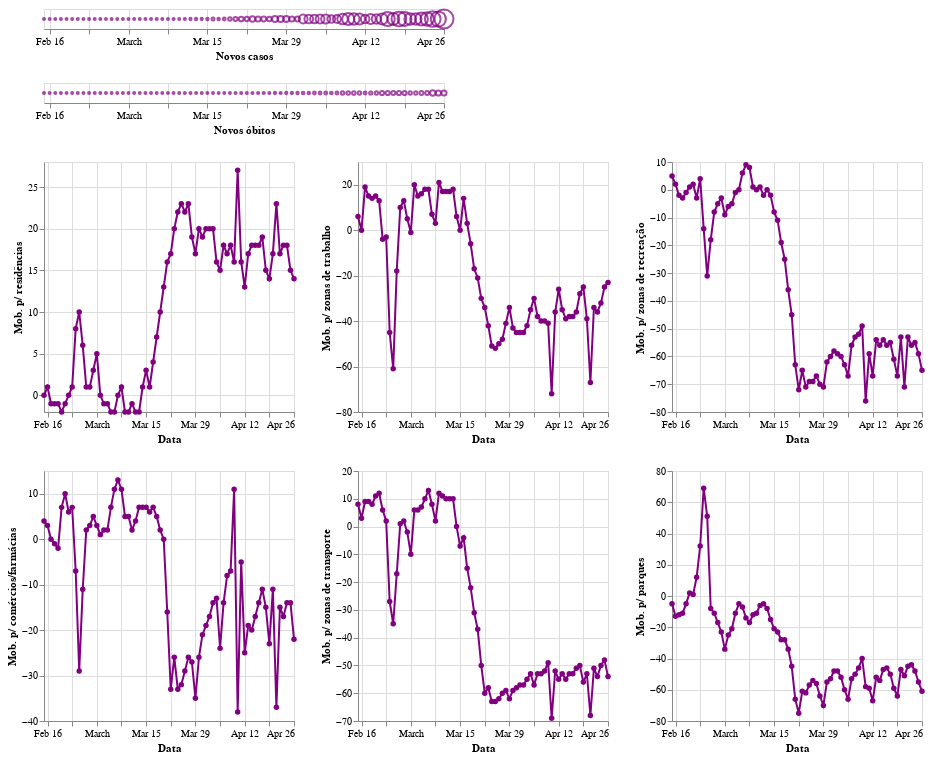

The notebook cell this image was saved under:
### Code cell
import altair as alt

brush = alt.selection(type='interval', encodings=['x'], resolve='global')

base = alt.Chart(br).mark_line(point=True).encode(
    alt.X('date:T', title='Data'),
    color=alt.condition(brush, alt.ColorValue('purple'), alt.ColorValue('gray')),
).add_selection(
    brush
).properties(
    width=250,
    height=250
)

bars = bars = alt.Chart(br).mark_point().encode(
    alt.X('date:T', title='Novos casos'),
    alt.Size('new_cases:Q', legend=None),
    color=alt.condition(brush, alt.ColorValue('purple'), alt.ColorValue('gray'))
).add_selection(
    brush
)

bars2 = alt.Chart(br).mark_point().encode(
    alt.X('date:T', title='Novos óbitos'),
    alt.Size('new_deaths:Q', legend=None),
    color=alt.condition(brush, alt.ColorValue('purple'), alt.ColorValue('gray'))
).add_selection(
    brush
)

alt.vconcat(alt.vconcat(bars,bars2),
           alt.hconcat(base.encode(alt.Y('residential:Q', title='Mob. p/ residências')), 
                       base.encode(alt.Y('workplaces:Q', title='Mob. p/ zonas de trabalho')), 
                       base.encode(alt.Y('retail_recreation:Q', title='Mob. p/ zonas de recreação'))),
           alt.hconcat(base.encode(alt.Y('grocery_pharmacy:Q', title='Mob. p/ comércios/farmácias')), 
                       base.encode(alt.Y('transit_stations:Q', title='Mob. p/ zonas de transporte')), 
                       base.encode(alt.Y('parks:Q', title='Mob. p/ parques'))))

### Figure 1 — Vega-Lite specification as saved in the notebook (floating-point values rounded to 4 significant figures)
{"config": {"view": {"continuousWidth": 400, "continuousHeight": 300}}, "vconcat": [{"vconcat": [{"mark": "point", "encoding": {"color": {"condition": {"value": "purple", "selection": "selector003"}, "value": "gray"}, "size": {"type": "quantitative", "field": "new_cases", "legend": null}, "x": {"type": "temporal", "field": "date", "title": "Novos casos"}}, "selection": {"selector003": {"type": "interval", "encodings": ["x"], "resolve": "global"}}}, {"mark": "point", "encoding": {"color": {"condition": {"value": "purple", "selection": "selector003"}, "value": "gray"}, "size": {"type": "quantitative", "field": "new_deaths", "legend": null}, "x": {"type": "temporal", "field": "date", "title": "Novos óbitos"}}, "selection": {"selector003": {"type": "interval", "encodings": ["x"], "resolve": "global"}}}]}, {"hconcat": [{"mark": {"type": "line", "point": true}, "encoding": {"color": {"condition": {"value": "purple", "selection": "selector003"}, "value": "gray"}, "x": {"type": "temporal", "field": "date", "title": "Data"}, "y": {"type": "quantitative", "field": "residential", "title": "Mob. p/ residências"}}, "height": 250, "selection": {"selector003": {"type": "interval", "encodings": ["x"], "resolve": "global"}}, "width": 250}, {"mark": {"type": "line", "point": true}, "encoding": {"color": {"condition": {"value": "purple", "selection": "selector003"}, "value": "gray"}, "x": {"type": "temporal", "field": "date", "title": "Data"}, "y": {"type": "quantitative", "field": "workplaces", "title": "Mob. p/ zonas de trabalho"}}, "height": 250, "selection": {"selector003": {"type": "interval", "encodings": ["x"], "resolve": "global"}}, "width": 250}, {"mark": {"type": "line", "point": true}, "encoding": {"color": {"condition": {"value": "purple", "selection": "selector003"}, "value": "gray"}, "x": {"type": "temporal", "field": "date", "title": "Data"}, "y": {"type": "quantitative", "field": "retail_recreation", "title": "Mob. p/ zonas de recreação"}}, "height": 250, "selection": {"selector003": {"type": "interval", "encodings": ["x"], "resolve": "global"}}, "width": 250}]}, {"hconcat": [{"mark": {"type": "line", "point": true}, "encoding": {"color": {"condition": {"value": "purple", "selection": "selector003"}, "value": "gray"}, "x": {"type": "temporal", "field": "date", "title": "Data"}, "y": {"type": "quantitative", "field": "grocery_pharmacy", "title": "Mob. p/ comércios/farmácias"}}, "height": 250, "selection": {"selector003": {"type": "interval", "encodings": ["x"], "resolve": "global"}}, "width": 250}, {"mark": {"type": "line", "point": true}, "encoding": {"color": {"condition": {"value": "purple", "selection": "selector003"}, "value": "gray"}, "x": {"type": "temporal", "field": "date", "title": "Data"}, "y": {"type": "quantitative", "field": "transit_stations", "title": "Mob. p/ zonas de transporte"}}, "height": 250, "selection": {"selector003": {"type": "interval", "encodings": ["x"], "resolve": "global"}}, "width": 250}, {"mark": {"type": "line", "point": true}, "encoding": {"color": {"condition": {"value": "purple", "selection": "selector003"}, "value": "gray"}, "x": {"type": "temporal", "field": "date", "title": "Data"}, "y": {"type": "quantitative", "field": "parks", "title": "Mob. p/ parques"}}, "height": 250, "selection": {"selector003": {"type": "interval", "encodings": ["x"], "resolve": "global"}}, "width": 250}]}], "data": {"name": "data-1486ca094edc93fb85a22ea4430b7647"}, "$schema": "https://vega.github.io/schema/vega-lite/v4.8.1.json", "datasets": {"data-1486ca094edc93fb85a22ea4430b7647": [{"locality_code": "BR", "locality_name": "Brazil", "date": "2020-02-15", "new_cases": 0, "new_deaths": 0, "retail_recreation": 5.0, "grocery_pharmacy": 4.0, "parks": -5.0, "transit_stations": 8.0, "workplaces": 6.0, "residential": 0.0}, {"locality_code": "BR", "locality_name": "Brazil", "date": "2020-02-16", "new_cases": 0, "new_deaths": 0, "retail_recreation": 2.0, "grocery_pharmacy": 3.0, "parks": -13.0, "transit_stations": 3.0, "workplaces": 0.0, "residential": 1.0}, {"locality_code": "BR", "locality_name": "Brazil", "date": "2020-02-17", "new_cases": 0, "new_deaths": 0, "retail_recreation": -2.0, "grocery_pharmacy": 0.0, "parks": -12.0, "transit_stations": 9.0, "workplaces": 19.0, "residential": -1.0}, {"locality_code": "BR", "locality_name": "Brazil", "date": "2020-02-18", "new_cases": 0, "new_deaths": 0, "retail_recreation": -3.0, "grocery_pharmacy": -1.0, "parks": -11.0, "transit_stations": 9.0, "workplaces": 15.0, "residential": -1.0}, {"locality_code": "BR", "locality_name": "Brazil", "date": "2020-02-19", "new_cases": 0, "new_deaths": 0, "retail_recreation": -1.0, "grocery_pharmacy": -2.0, "parks": -5.0, "transit_stations": 8.0, "workplaces": 14.0, "residential": -1.0}, {"locality_code": "BR", "locality_name": "Brazil", "date": "2020-02-20", "new_cases": 0, "new_deaths": 0, "retail_recreation": 1.0, "grocery_pharmacy": 7.0, "parks": 2.0, "transit_stations": 11.0, "workplaces": 15.0, "residential": -2.0}, {"locality_code": "BR", "locality_name": "Brazil", "date": "2020-02-21", "new_cases": 0, "new_deaths": 0, "retail_recreation": 2.0, "grocery_pharmacy": 10.0, "parks": 1.0, "transit_stations": 12.0, "workplaces": 13.0, "residential": -1.0}, {"locality_code": "BR", "locality_name": "Brazil", "date": "2020-02-22", "new_cases": 0, "new_deaths": 0, "retail_recreation": -3.0, "grocery_pharmacy": 6.0, "parks": 12.0, "transit_stations": 6.0, "workplaces": -4.0, "residential": 0.0}, {"locality_code": "BR", "locality_name": "Brazil", "date": "2020-02-23", "new_cases": 0, "new_deaths": 0, "retail_recreation": 4.0, "grocery_pharmacy": 7.0, "parks": 32.0, "transit_stations": 2.0, "workplaces": -3.0, "residential": 1.0}, {"locality_code": "BR", "locality_name": "Brazil", "date": "2020-02-24", "new_cases": 0, "new_deaths": 0, "retail_recreation": -14.0, "grocery_pharmacy": -7.0, "parks": 69.0, "transit_stations": -27.0, "workplaces": -45.0, "residential": 8.0}, {"locality_code": "BR", "locality_name": "Brazil", "date": "2020-02-25", "new_cases": 0, "new_deaths": 0, "retail_recreation": -31.0, "grocery_pharmacy": -29.0, "parks": 51.0, "transit_stations": -35.0, "workplaces": -61.0, "residential": 10.0}, {"locality_code": "BR", "locality_name": "Brazil", "date": "2020-02-26", "new_cases": 1, "new_deaths": 0, "retail_recreation": -18.0, "grocery_pharmacy": -11.0, "parks": -8.0, "transit_stations": -17.0, "workplaces": -18.0, "residential": 6.0}, {"locality_code": "BR", "locality_name": "Brazil", "date": "2020-02-27", "new_cases": 0, "new_deaths": 0, "retail_recreation": -8.0, "grocery_pharmacy": 2.0, "parks": -11.0, "transit_stations": 1.0, "workplaces": 10.0, "residential": 1.0}, {"locality_code": "BR", "locality_name": "Brazil", "date": "2020-02-28", "new_cases": 0, "new_deaths": 0, "retail_recreation": -5.0, "grocery_pharmacy": 3.0, "parks": -17.0, "transit_stations": 2.0, "workplaces": 13.0, "residential": 1.0}, {"locality_code": "BR", "locality_name": "Brazil", "date": "2020-02-29", "new_cases": 0, "new_deaths": 0, "retail_recreation": -3.0, "grocery_pharmacy": 5.0, "parks": -23.0, "transit_stations": -2.0, "workplaces": 5.0, "residential": 3.0}, {"locality_code": "BR", "locality_name": "Brazil", "date": "2020-03-01", "new_cases": 1, "new_deaths": 0, "retail_recreation": -9.0, "grocery_pharmacy": 3.0, "parks": -34.0, "transit_stations": -10.0, "workplaces": -1.0, "residential": 5.0}, {"locality_code": "BR", "locality_name": "Brazil", "date": "2020-03-02", "new_cases": 0, "new_deaths": 0, "retail_recreation": -6.0, "grocery_pharmacy": 1.0, "parks": -25.0, "transit_stations": 6.0, "workplaces": 20.0, "residential": 0.0}, {"locality_code": "BR", "locality_name": "Brazil", "date": "2020-03-03", "new_cases": 0, "new_deaths": 0, "retail_recreation": -5.0, "grocery_pharmacy": 2.0, "parks": -21.0, "transit_stations": 6.0, "workplaces": 15.0, "residential": -1.0}, {"locality_code": "BR", "locality_name": "Brazil", "date": "2020-03-04", "new_cases": 0, "new_deaths": 0, "retail_recreation": -1.0, "grocery_pharmacy": 2.0, "parks": -11.0, "transit_stations": 7.0, "workplaces": 16.0, "residential": -1.0}, {"locality_code": "BR", "locality_name": "Brazil", "date": "2020-03-05", "new_cases": 1, "new_deaths": 0, "retail_recreation": 0.0, "grocery_pharmacy": 7.0, "parks": -5.0, "transit_stations": 10.0, "workplaces": 18.0, "residential": -2.0}, {"locality_code": "BR", "locality_name": "Brazil", "date": "2020-03-06", "new_cases": 5, "new_deaths": 0, "retail_recreation": 6.0, "grocery_pharmacy": 11.0, "parks": -7.0, "transit_stations": 13.0, "workplaces": 18.0, "residential": -2.0}, {"locality_code": "BR", "locality_name": "Brazil", "date": "2020-03-07", "new_cases": 5, "new_deaths": 0, "retail_recreation": 9.0, "grocery_pharmacy": 13.0, "parks": -14.0, "transit_stations": 8.0, "workplaces": 7.0, "residential": 0.0}, {"locality_code": "BR", "locality_name": "Brazil", "date": "2020-03-08", "new_cases": 0, "new_deaths": 0, "retail_recreation": 8.0, "grocery_pharmacy": 11.0, "parks": -17.0, "transit_stations": 2.0, "workplaces": 3.0, "residential": 1.0}, {"locality_code": "BR", "locality_name": "Brazil", "date": "2020-03-09", "new_cases": 12, "new_deaths": 0, "retail_recreation": 1.0, "grocery_pharmacy": 5.0, "parks": -12.0, "transit_stations": 12.0, "workplaces": 21.0, "residential": -2.0}, {"locality_code": "BR", "locality_name": "Brazil", "date": "2020-03-10", "new_cases": 0, "new_deaths": 0, "retail_recreation": 0.0, "grocery_pharmacy": 5.0, "parks": -11.0, "transit_stations": 11.0, "workplaces": 17.0, "residential": -2.0}, {"locality_code": "BR", "locality_name": "Brazil", "date": "2020-03-11", "new_cases": 9, "new_deaths": 0, "retail_recreation": 1.0, "grocery_pharmacy": 2.0, "parks": -6.0, "transit_stations": 10.0, "workplaces": 17.0, "residential": -1.0}, {"locality_code": "BR", "locality_name": "Brazil", "date": "2020-03-12", "new_cases": 18, "new_deaths": 0, "retail_recreation": -2.0, "grocery_pharmacy": 4.0, "parks": -5.0, "transit_stations": 10.0, "workplaces": 17.0, "residential": -2.0}, {"locality_code": "BR", "locality_name": "Brazil", "date": "2020-03-13", "new_cases": 25, "new_deaths": 0, "retail_recreation": 0.0, "grocery_pharmacy": 7.0, "parks": -8.0, "transit_stations": 10.0, "workplaces": 18.0, "residential": -2.0}, {"locality_code": "BR", "locality_name": "Brazil", "date": "2020-03-14", "new_cases": 21, "new_deaths": 0, "retail_recreation": -2.0, "grocery_pharmacy": 7.0, "parks": -15.0, "transit_stations": 0.0, "workplaces": 6.0, "residential": 1.0}, {"locality_code": "BR", "locality_name": "Brazil", "date": "2020-03-15", "new_cases": 23, "new_deaths": 0, "retail_recreation": -8.0, "grocery_pharmacy": 7.0, "parks": -21.0, "transit_stations": -7.0, "workplaces": 0.0, "residential": 3.0}, {"locality_code": "BR", "locality_name": "Brazil", "date": "2020-03-16", "new_cases": 79, "new_deaths": 0, "retail_recreation": -11.0, "grocery_pharmacy": 6.0, "parks": -23.0, "transit_stations": -4.0, "workplaces": 14.0, "residential": 1.0}, {"locality_code": "BR", "locality_name": "Brazil", "date": "2020-03-17", "new_cases": 34, "new_deaths": 0, "retail_recreation": -19.0, "grocery_pharmacy": 7.0, "parks": -28.0, "transit_stations": -15.0, "workplaces": 3.0, "residential": 4.0}, {"locality_code": "BR", "locality_name": "Brazil", "date": "2020-03-18", "new_cases": 57, "new_deaths": 1, "retail_recreation": -25.0, "grocery_pharmacy": 5.0, "parks": -28.0, "transit_stations": -22.0, "workplaces": -6.0, "residential": 7.0}, {"locality_code": "BR", "locality_name": "Brazil", "date": "2020-03-19", "new_cases": 137, "new_deaths": 3, "retail_recreation": -36.0, "grocery_pharmacy": 2.0, "parks": -34.0, "transit_stations": -31.0, "workplaces": -17.0, "residential": 10.0}, {"locality_code": "BR", "locality_name": "Brazil", "date": "2020-03-20", "new_cases": 193, "new_deaths": 2, "retail_recreation": -45.0, "grocery_pharmacy": 0.0, "parks": -45.0, "transit_stations": -37.0, "workplaces": -21.0, "residential": 13.0}, {"locality_code": "BR", "locality_name": "Brazil", "date": "2020-03-21", "new_cases": 283, "new_deaths": 5, "retail_recreation": -63.0, "grocery_pharmacy": -16.0, "parks": -66.0, "transit_stations": -50.0, "workplaces": -30.0, "residential": 16.0}, {"locality_code": "BR", "locality_name": "Brazil", "date": "2020-03-22", "new_cases": 224, "new_deaths": 7, "retail_recreation": -72.0, "grocery_pharmacy": -33.0, "parks": -75.0, "transit_stations": -60.0, "workplaces": -34.0, "residential": 17.0}, {"locality_code": "BR", "locality_name": "Brazil", "date": "2020-03-23", "new_cases": 418, "new_deaths": 7, "retail_recreation": -65.0, "grocery_pharmacy": -26.0, "parks": -61.0, "transit_stations": -58.0, "workplaces": -42.0, "residential": 20.0}, {"locality_code": "BR", "locality_name": "Brazil", "date": "2020-03-24", "new_cases": 345, "new_deaths": 9, "retail_recreation": -71.0, "grocery_pharmacy": -33.0, "parks": -62.0, "transit_stations": -63.0, "workplaces": -51.0, "residential": 22.0}, {"locality_code": "BR", "locality_name": "Brazil", "date": "2020-03-25", "new_cases": 310, "new_deaths": 12, "retail_recreation": -69.0, "grocery_pharmacy": -32.0, "parks": -57.0, "transit_stations": -63.0, "workplaces": -52.0, "residential": 23.0}, {"locality_code": "BR", "locality_name": "Brazil", "date": "2020-03-26", "new_cases": 232, "new_deaths": 11, "retail_recreation": -69.0, "grocery_pharmacy": -29.0, "parks": -54.0, "transit_stations": -62.0, "workplaces": -50.0, "residential": 22.0}, {"locality_code": "BR", "locality_name": "Brazil", "date": "2020-03-27", "new_cases": 482, "new_deaths": 20, "retail_recreation": -67.0, "grocery_pharmacy": -26.0, "parks": -56.0, "transit_stations": -60.0, "workplaces": -48.0, "residential": 23.0}, {"locality_code": "BR", "locality_name": "Brazil", "date": "2020-03-28", "new_cases": 502, "new_deaths": 15, "retail_recreation": -70.0, "grocery_pharmacy": -27.0, "parks": -64.0, "transit_stations": -59.0, "workplaces": -41.0, "residential": 19.0}, {"locality_code": "BR", "locality_name": "Brazil", "date": "2020-03-29", "new_cases": 487, "new_deaths": 22, "retail_recreation": -71.0, "grocery_pharmacy": -35.0, "parks": -70.0, "transit_stations": -62.0, "workplaces": -34.0, "residential": 17.0}, {"locality_code": "BR", "locality_name": "Brazil", "date": "2020-03-30", "new_cases": 352, "new_deaths": 22, "retail_recreation": -62.0, "grocery_pharmacy": -26.0, "parks": -55.0, "transit_stations": -59.0, "workplaces": -43.0, "residential": 20.0}, {"locality_code": "BR", "locality_name": "Brazil", "date": "2020-03-31", "new_cases": 323, "new_deaths": 23, "retail_recreation": -60.0, "grocery_pharmacy": -21.0, "parks": -53.0, "transit_stations": -58.0, "workplaces": -45.0, "residential": 19.0}, {"locality_code": "BR", "locality_name": "Brazil", "date": "2020-04-01", "new_cases": 1138, "new_deaths": 42, "retail_recreation": -58.0, "grocery_pharmacy": -19.0, "parks": -48.0, "transit_stations": -57.0, "workplaces": -45.0, "residential": 20.0}, {"locality_code": "BR", "locality_name": "Brazil", "date": "2020-04-02", "new_cases": 1119, "new_deaths": 40, "retail_recreation": -59.0, "grocery_pharmacy": -17.0, "parks": -48.0, "transit_stations": -57.0, "workplaces": -45.0, "residential": 20.0}, {"locality_code": "BR", "locality_name": "Brazil", "date": "2020-04-03", "new_cases": 1074, "new_deaths": 58, "retail_recreation": -60.0, "grocery_pharmacy": -14.0, "parks": -52.0, "transit_stations": -55.0, "workplaces": -42.0, "residential": 20.0}, {"locality_code": "BR", "locality_name": "Brazil", "date": "2020-04-04", "new_cases": 1146, "new_deaths": 60, "retail_recreation": -63.0, "grocery_pharmacy": -13.0, "parks": -60.0, "transit_stations": -53.0, "workplaces": -35.0, "residential": 16.0}, {"locality_code": "BR", "locality_name": "Brazil", "date": "2020-04-05", "new_cases": 1222, "new_deaths": 73, "retail_recreation": -67.0, "grocery_pharmacy": -24.0, "parks": -66.0, "transit_stations": -57.0, "workplaces": -30.0, "residential": 15.0}, {"locality_code": "BR", "locality_name": "Brazil", "date": "2020-04-06", "new_cases": 852, "new_deaths": 54, "retail_recreation": -56.0, "grocery_pharmacy": -14.0, "parks": -53.0, "transit_stations": -53.0, "workplaces": -38.0, "residential": 18.0}, {"locality_code": "BR", "locality_name": "Brazil", "date": "2020-04-07", "new_cases": 926, "new_deaths": 67, "retail_recreation": -53.0, "grocery_pharmacy": -8.0, "parks": -50.0, "transit_stations": -53.0, "workplaces": -40.0, "residential": 17.0}, {"locality_code": "BR", "locality_name": "Brazil", "date": "2020-04-08", "new_cases": 1661, "new_deaths": 114, "retail_recreation": -52.0, "grocery_pharmacy": -7.0, "parks": -46.0, "transit_stations": -52.0, "workplaces": -40.0, "residential": 18.0}, {"locality_code": "BR", "locality_name": "Brazil", "date": "2020-04-09", "new_cases": 2210, "new_deaths": 133, "retail_recreation": -49.0, "grocery_pharmacy": 11.0, "parks": -40.0, "transit_stations": -49.0, "workplaces": -41.0, "residential": 16.0}, {"locality_code": "BR", "locality_name": "Brazil", "date": "2020-04-10", "new_cases": 1930, "new_deaths": 141, "retail_recreation": -76.0, "grocery_pharmacy": -38.0, "parks": -58.0, "transit_stations": -69.0, "workplaces": -72.0, "residential": 27.0}, {"locality_code": "BR", "locality_name": "Brazil", "date": "2020-04-11", "new_cases": 1781, "new_deaths": 115, "retail_recreation": -59.0, "grocery_pharmacy": -5.0, "parks": -59.0, "transit_stations": -52.0, "workplaces": -36.0, "residential": 16.0}, {"locality_code": "BR", "locality_name": "Brazil", "date": "2020-04-12", "new_cases": 1089, "new_deaths": 68, "retail_recreation": -67.0, "grocery_pharmacy": -25.0, "parks": -67.0, "transit_stations": -55.0, "workplaces": -26.0, "residential": 13.0}, {"locality_code": "BR", "locality_name": "Brazil", "date": "2020-04-13", "new_cases": 1442, "new_deaths": 99, "retail_recreation": -54.0, "grocery_pharmacy": -19.0, "parks": -52.0, "transit_stations": -53.0, "workplaces": -35.0, "residential": 17.0}, {"locality_code": "BR", "locality_name": "Brazil", "date": "2020-04-14", "new_cases": 1261, "new_deaths": 105, "retail_recreation": -56.0, "grocery_pharmacy": -20.0, "parks": -54.0, "transit_stations": -55.0, "workplaces": -39.0, "residential": 18.0}, {"locality_code": "BR", "locality_name": "Brazil", "date": "2020-04-15", "new_cases": 1832, "new_deaths": 204, "retail_recreation": -54.0, "grocery_pharmacy": -17.0, "parks": -47.0, "transit_stations": -53.0, "workplaces": -38.0, "residential": 18.0}, {"locality_code": "BR", "locality_name": "Brazil", "date": "2020-04-16", "new_cases": 3058, "new_deaths": 204, "retail_recreation": -56.0, "grocery_pharmacy": -14.0, "parks": -46.0, "transit_stations": -53.0, "workplaces": -38.0, "residential": 18.0}, {"locality_code": "BR", "locality_name": "Brazil", "date": "2020-04-17", "new_cases": 2105, "new_deaths": 188, "retail_recreation": -55.0, "grocery_pharmacy": -11.0, "parks": -50.0, "transit_stations": -51.0, "workplaces": -36.0, "residential": 19.0}, {"locality_code": "BR", "locality_name": "Brazil", "date": "2020-04-18", "new_cases": 3257, "new_deaths": 217, "retail_recreation": -61.0, "grocery_pharmacy": -15.0, "parks": -59.0, "transit_stations": -50.0, "workplaces": -28.0, "residential": 15.0}, {"locality_code": "BR", "locality_name": "Brazil", "date": "2020-04-19", "new_cases": 2917, "new_deaths": 206, "retail_recreation": -67.0, "grocery_pharmacy": -23.0, "parks": -64.0, "transit_stations": -56.0, "workplaces": -25.0, "residential": 14.0}, {"locality_code": "BR", "locality_name": "Brazil", "date": "2020-04-20", "new_cases": 2055, "new_deaths": 115, "retail_recreation": -53.0, "grocery_pharmacy": -11.0, "parks": -47.0, "transit_stations": -53.0, "workplaces": -39.0, "residential": 17.0}, {"locality_code": "BR", "locality_name": "Brazil", "date": "2020-04-21", "new_cases": 1927, "new_deaths": 113, "retail_recreation": -71.0, "grocery_pharmacy": -37.0, "parks": -51.0, "transit_stations": -68.0, "workplaces": -67.0, "residential": 23.0}, {"locality_code": "BR", "locality_name": "Brazil", "date": "2020-04-22", "new_cases": 2498, "new_deaths": 166, "retail_recreation": -53.0, "grocery_pharmacy": -15.0, "parks": -45.0, "transit_stations": -51.0, "workplaces": -34.0, "residential": 17.0}, {"locality_code": "BR", "locality_name": "Brazil", "date": "2020-04-23", "new_cases": 2678, "new_deaths": 165, "retail_recreation": -56.0, "grocery_pharmacy": -17.0, "parks": -44.0, "transit_stations": -54.0, "workplaces": -36.0, "residential": 18.0}, {"locality_code": "BR", "locality_name": "Brazil", "date": "2020-04-24", "new_cases": 3735, "new_deaths": 407, "retail_recreation": -55.0, "grocery_pharmacy": -14.0, "parks": -48.0, "transit_stations": -50.0, "workplaces": -32.0, "residential": 18.0}, {"locality_code": "BR", "locality_name": "Brazil", "date": "2020-04-25", "new_cases": 3503, "new_deaths": 357, "retail_recreation": -59.0, "grocery_pharmacy": -14.0, "parks": -55.0, "transit_stations": -48.0, "workplaces": -25.0, "residential": 15.0}, {"locality_code": "BR", "locality_name": "Brazil", "date": "2020-04-26", "new_cases": 5514, "new_deaths": 346, "retail_recreation": -65.0, "grocery_pharmacy": -22.0, "parks": -61.0, "transit_stations": -54.0, "workplaces": -23.0, "residential": 14.0}]}}
